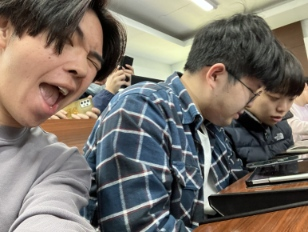
#> input picture NTNU-image-processing/hw4/assets/input/experimental.jpg, 308 x 232 px
$ python main.py
#> lines starting #> are read from the running program, lines starting #| are printed output that depends on the picture
import cv2
import numpy as np
import matplotlib.pyplot as plt

# Configure the image filepath
EXP_IMG = "./assets/input/experimental.jpg"
GRAY_IMG = "./assets/output/gray.jpg"
AVERAGE_IMG = "./assets/output/average.jpg"
MEDIAN_IMG = "./assets/output/median.jpg"
UNSHARP_IMG = "./assets/output/unsharp.jpg"

def average_filter(img, size):
    kernel = np.ones((size, size), np.float32) / (size**2)
    height, width = img.shape[:2]
    avg_filtered_img = np.zeros_like(img)

    # Padding the input image
    padding_size = size // 2
    padded_img = cv2.copyMakeBorder(img, padding_size, padding_size, padding_size, padding_size, cv2.BORDER_CONSTANT, value=0)

    # Applying the filter
    for i in range(padding_size, height + padding_size):
        for j in range(padding_size, width + padding_size):
            avg_filtered_img[i - padding_size, j - padding_size] = np.sum(padded_img[i-padding_size:i+padding_size+1, j-padding_size:j+padding_size+1] * kernel)

    return avg_filtered_img.astype(np.uint8)

def median_filter(img):
    height, width = img.shape[:2]
    median_filtered_img = np.zeros_like(img)

    # Iterate over each pixel in the image
    for i in range(1, height-1):
        for j in range(1, width-1):

            # Calculate the median value of the 3x3 neighborhood around the pixel
            median_filtered_img[i,j] = np.median(img[i-1:i+2, j-1:j+2])

    return median_filtered_img.astype(np.uint8)


def unsharp_masking(img, blur_size=(5,5), k=1.5):
    """
    Apply unsharp masking to a grayscale image.

    Parameters:
    - img: a grayscale image as a numpy array
    - blur_size: the size of the Gaussian kernel
    - sigmaX: Gaussian kernel standard deviation in X direction
    - k: the scaling factor for the unsharp mask

    Returns:
    - sharpened_image: the sharpened image as a numpy array
    """

    # Step 1: Blur the image
    blurred_image = cv2.GaussianBlur(img, blur_size, 0)

    # Step 2: Subtract the blurred image from the original to get the mask
    mask = cv2.subtract(img, blurred_image)

    # Step 3: Scale the mask
    scaled_mask = cv2.multiply(mask, np.array([k]))

    # Step 4: Add the scaled mask to the original image to sharpen it
    sharpened_image = cv2.add(img, scaled_mask)

    # Step 5: Scale the result for display (ensure pixel values are in 0-255)
    sharpened_image = np.clip(sharpened_image, 0, 255)

    return sharpened_image.astype(np.uint8)

def main():

    # Read experimental image
    img = cv2.imread(EXP_IMG)
#> img is the input picture: shape (232, 308, 3); mean B, G, R 104.7, 113.1, 120.4

    # Grayscale img
    img = cv2.cvtColor(img, cv2.COLOR_BGR2GRAY)
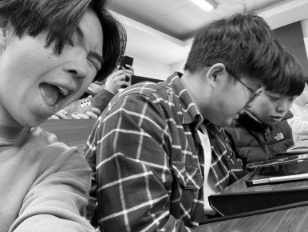
#> img: shape (232, 308); min 0, max 255, mean 114.3
    cv2.imwrite(GRAY_IMG, img)

    # Apply average filter
    avg_filtered_img = average_filter(img, 7)
#> in average_filter, `padded_img = cv2.copyMakeBorder(img, padding_size, padding_size, paddi..`:
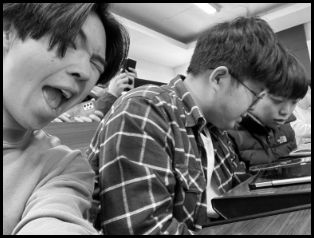
#> padded_img: shape (238, 314); min 0, max 255, mean 109.3
#> after the loop in average_filter, `for i in range(padding_size, height + padding_size):`:
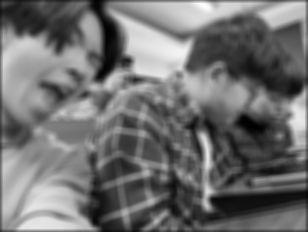
#> avg_filtered_img: shape (232, 308); min 1, max 252, mean 111.9
    cv2.imwrite(AVERAGE_IMG, avg_filtered_img)

    # Apply median filter
    median_filtered_img = median_filter(img)
#> after the loop in median_filter, `for i in range(1, height-1):`:
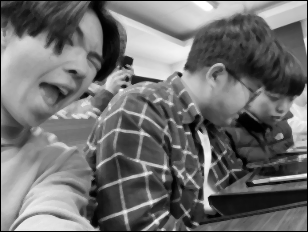
#> median_filtered_img: shape (232, 308); min 0, max 254, mean 111.8
    cv2.imwrite(MEDIAN_IMG, median_filtered_img)

    # Apply unsharp mask
    unsharp_masked_img = unsharp_masking(img)
#> in unsharp_masking, `blurred_image = cv2.GaussianBlur(img, blur_size, 0)`:
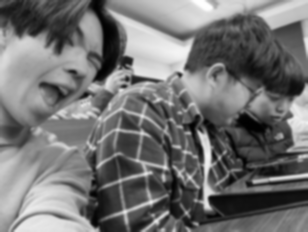
#> blurred_image: shape (232, 308); min 1, max 254, mean 114.3
#> in unsharp_masking, `mask = cv2.subtract(img, blurred_image)`:
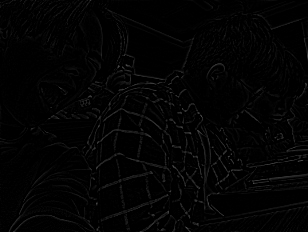
#> mask: shape (232, 308); min 0, max 77, mean 3.4
#> in unsharp_masking, `sharpened_image = cv2.add(img, scaled_mask)`:
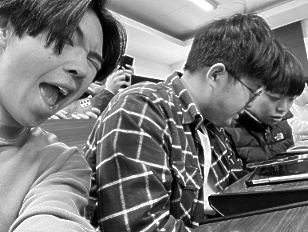
#> sharpened_image: shape (232, 308); min 0, max 255, mean 119.1
    cv2.imwrite(UNSHARP_IMG, unsharp_masked_img)

if __name__ == "__main__":
    main()
